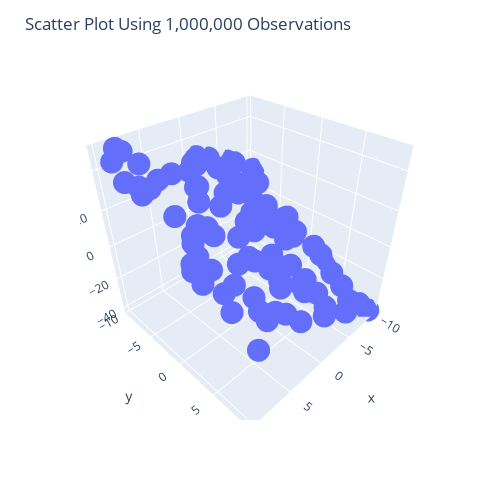

The cell this chart's notebook holds for it:
### Code cell
x1N = x1.reshape(observaciones,)
x2N = x2.reshape(observaciones,)
metasN = metas.reshape(observaciones,)

fig = px.scatter_3d(x = x1N, y = x2N, z = metasN)

fig.update_layout(
    width = 500,
    height = 500,
    title="Scatter Plot Using 1,000,000 Observations")

fig.show()
